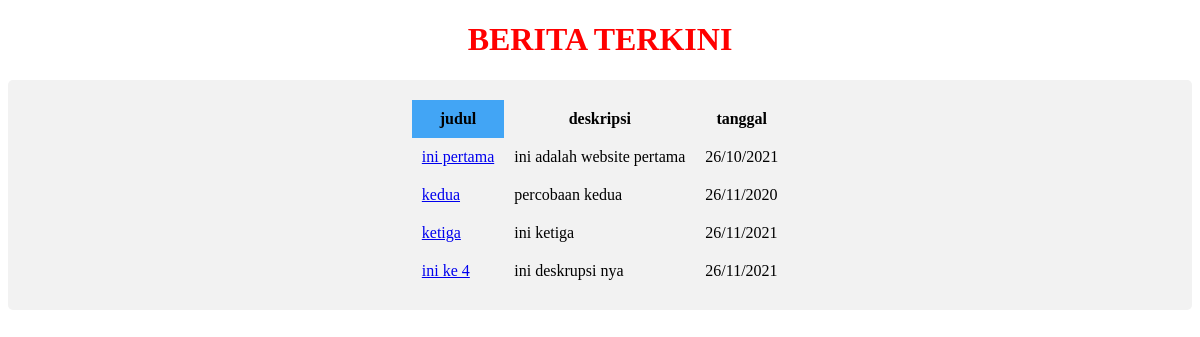
The page / on the database its author committed.
### tables this page shows
CREATE TABLE `data` (
  `id` int(11) NOT NULL,
  `title` varchar(255) NOT NULL,
  `content` longtext NOT NULL,
  `deskripsi` varchar(70) NOT NULL,
  `tanggal` varchar(70) NOT NULL
);

### index.php (the view, shortened to what this page needs)
<?php
include ("logic.php");
$news = mysqli_query($conn, "SELECT * FROM data");
?>
<!DOCTYPE html>
<html>
<body>
<h1>BERITA TERKINI</h1>
<div>
<table  border="0" cellpadding="10 px" cellspacing="0"  align="center">
<tr>
  <th bgcolor="#42A5F5" colspan="7">judul</th>
  <th>deskripsi</th>
  <th>tanggal</th>
</tr>
<?php foreach( $news as $row ) : ?>
<tr>
  <td  bgcolor="" colspan="7">
  <a href= "news.php?id=<?=$row ["id"];?>"><?= $row["title"]; ?></a>
  </td>
  <td><?= $row["deskripsi"]; ?></td>
  <td><?= $row["tanggal"]; ?></td>
</tr>
<?php endforeach; ?>
</table>
</div>
</body>
</html>

### index.php (style rules this page uses)
h1 { color: red; text-align: center; }
div { border-radius: 5px; background-color: #f2f2f2; padding: 20px; }

### rows shown on the page
data: title "ini pertama", deskripsi "ini adalah website pertama", tanggal "26/10/2021"
data: title "kedua", deskripsi "percobaan kedua", tanggal "26/11/2020"
data: title "ketiga", deskripsi "ini ketiga", tanggal "26/11/2021"
data: title "ini ke 4", deskripsi "ini deskrupsi nya", tanggal "26/11/2021"
